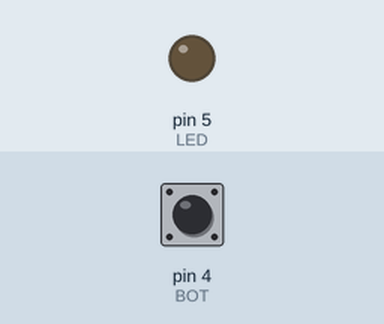
Simulated run of this sketch. Board: Arduino Uno, built with avr-gcc and run on an emulated ATmega328P. Parts: output pins drawn as LEDs (lit = HIGH). Inputs (shaded band) come from the test bench; at power-on: pin 4 (BOT) LOW.

Above: at 1.2 s.
1.3 s: pin 4 (BOT) pulled HIGH for 0.15 s
At 1.8 s:
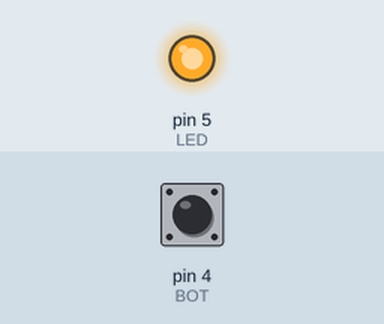
3.0 s: pin 4 (BOT) pulled HIGH for 1 s
At 3.8 s:
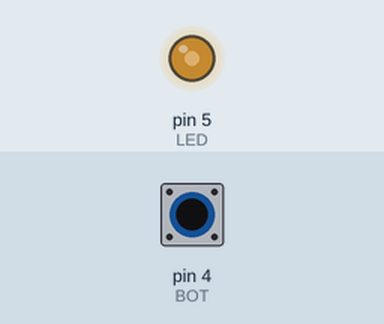
5.5 s: pin 4 (BOT) pulled HIGH for 3.2 s
At 9.9 s:
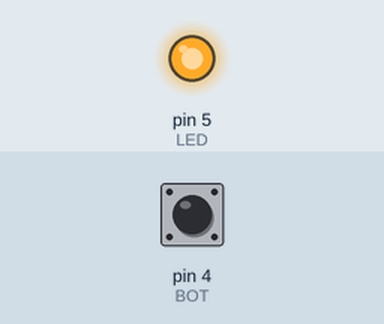
10.2 s: pin 4 (BOT) pulsed HIGH 2 times (0.12 s each, 0.3 s apart)
At 12.1 s:
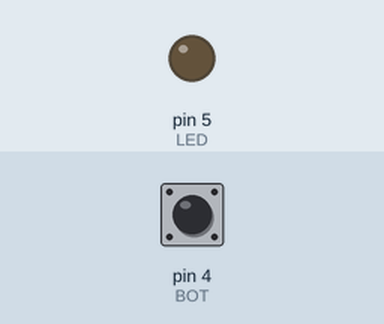
Timing chart, 0 to 13.6 s (numbered marks = the images above; inputs shaded):
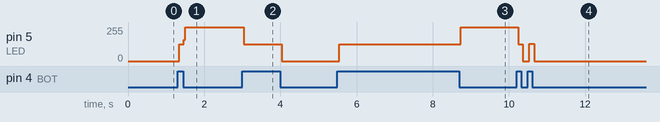

Measured:
- after the input at 1.3 s, pin 5 (LED): 0/255 → 126/255 at once, → 255/255 0.12 s later
- after the input at 3.0 s, pin 5 (LED): 255/255 → 126/255 at once, → 0/255 1.0 s later
- after the input at 5.5 s, pin 5 (LED): 0/255 → 126/255 at once, → 255/255 3.2 s later
- after the input at 10.2 s, pin 5 (LED): 255/255 → 126/255 at once, → 0/255 0.12 s later, → 129/255 0.18 s later, → 0/255 0.12 s later

The sketch:

led.ino
```cpp
int LED = 5;
int BOT = 4;
//int var = 0;

void setup() {

  pinMode(LED, OUTPUT);
  pinMode(BOT, INPUT);
  digitalWrite(LED, LOW);
  digitalWrite(BOT, 0);
}

void loop() {

  int bot = digitalRead(BOT);
  int led = digitalRead(LED);

  if(led==0){
     if(bot==1){
      digitalWrite(LED, HIGH);
     }
  }else if(led!=0){
    if(bot==1){
      digitalWrite(LED, LOW);
    }
  }


/*
  int bot = digitalRead(BOT);
  if(bot==0){
    var++;
  }else{
    var++;
  }
  */

  /*
  if(var%2!=0){
    digitalWrite(LED, HIGH);
  }
  if(var%2==0){
    digitalWrite(LED, LOW);
  }
  */


  /*
  if(bot==1){
    digitalWrite(LED, HIGH);
  }else{
    digitalWrite(LED, LOW);
  }
  */


  /*
  digitalWrite(LED, LOW);
  delay(100);
  digitalWrite(LED, HIGH);
  delay(100);
  */
}
```
